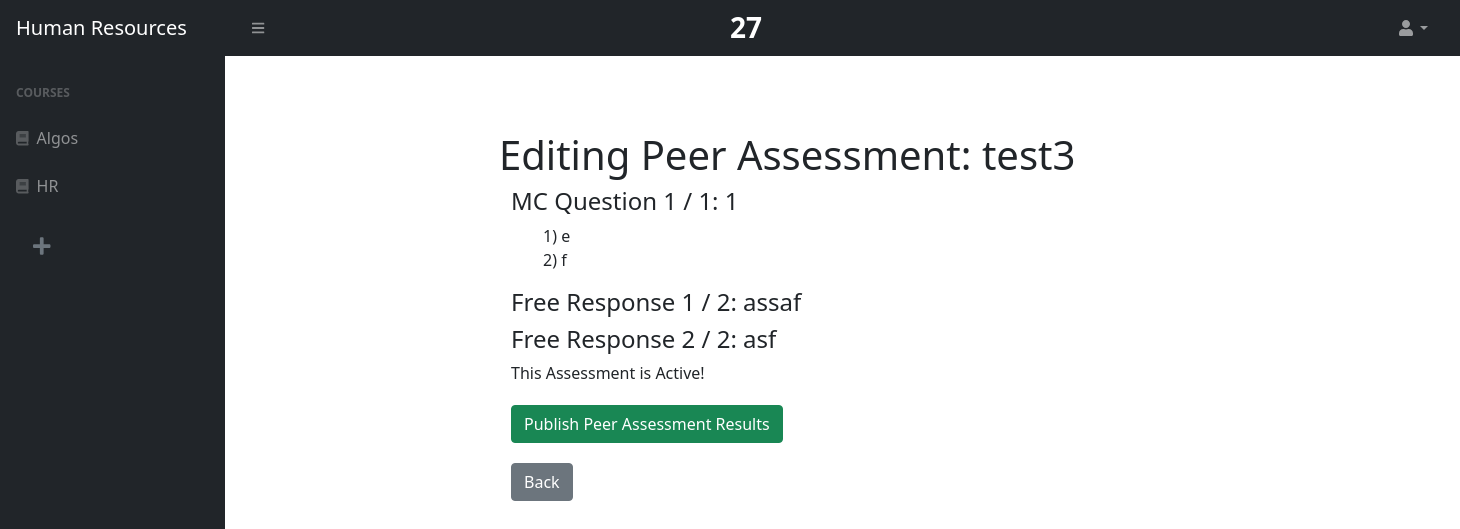
Page /57/27/edit_assessment/ (signed in) on the committed database.
### courses/models.py (models this page shows)
class Course(models.Model):
	SEMESTERS = (
		('FALL', 'Fall'),
		('SPRING', 'Spring'),
		('SUMMER', 'Summer'),
		('WINTER', 'Winter')
	)
	name = models.CharField(max_length=120, blank=False)
	semester 	= models.CharField(max_length=10, choices=SEMESTERS)
	year 		= models.DecimalField(max_digits=5,decimal_places=0, blank=False)
	code 		= models.CharField(max_length=30, blank=False)
	course_id 	= models.AutoField(primary_key=True)
	professor = models.EmailField(max_length=120)

### assessments/models.py (models this page shows)
class PeerAssessment(models.Model):
    title = models.CharField(max_length=64)
    is_active = models.BooleanField(default=False)
    creator = models.ForeignKey(User, on_delete=models.CASCADE,default=None)
    creation_date = models.DateTimeField(default=timezone.now)
    end_date = models.DateTimeField(default=get_week_ahead)
    course_id = models.IntegerField()
    is_published = models.BooleanField(default=False)

class Question(models.Model):
    peer_assessment = models.ForeignKey(PeerAssessment, on_delete=models.CASCADE)
    question = models.CharField(max_length=256)

class Option(models.Model):
    question = models.ForeignKey(Question, on_delete=models.CASCADE)
    option_text = models.CharField(max_length=256)
    value = models.IntegerField()

class FreeResponse(models.Model):
    peer_assessment = models.ForeignKey(PeerAssessment, on_delete=models.CASCADE, default=None)
    response = models.CharField(max_length=256)

### assessments/views.py (the view)
# urls.py: path("<int:pk>/<int:course_pk>/edit_assessment/", assessment_views.edit_assessment, name="edit_assessment"),
@login_required
def edit_assessment(request, pk, course_pk):
    try:
        peer_assessment = PeerAssessment.objects.prefetch_related("question_set__option_set").get(
            pk=pk, creator=request.user
        )
    except PeerAssessment.DoesNotExist:
        print("Doesnt exist")
        raise Http404()
    try:
        peer_assessment2 = PeerAssessment.objects.prefetch_related("freeresponse_set").get(
            pk=pk, creator=request.user
        )
    except PeerAssessment.DoesNotExist:
        raise Http404()
    questions = peer_assessment.question_set.all()
    frees = peer_assessment2.freeresponse_set.all()
    data = {
            "course_list": get_user_registrations(request),
            "invitations": get_user_invitations(request),
            "current_course_name": Course.objects.get(course_id=course_pk).name,
            "peer_assessment": peer_assessment,
            "questions": questions,
            "current_course": course_pk,
            "frees":frees,
            "course_pk": course_pk
        }
    if request.method == "POST":
        if 'publish_results' in request.POST:
            peer_assessment.is_published = True
            peer_assessment.save()
            emails = []
            registrations= Registration.objects.filter(course_id = course_pk)
            for r in registrations:
                emails.append(r.student)
            print(emails)
            print("RESULTS PUBLISHED")
            registered = Registration.objects.filter(course_id = data['current_course'])
            emails = []
            for r in registered:
                emails.append(r.student)
            if emails is None or len(emails) == 0:
                return render(request, "assessments/assessment_results.html", data)
            results_published_email(request, emails, data['current_course_name'])
            return redirect("home")
        if 'activate_assessment' in request.POST:
            registered = Registration.objects.filter(course_id = data['course_pk'])
            emails = []
            for r in registered:
                emails.append(r.student)
            if emails is None or len(emails) == 0:
                return render(request, "assessments/create_assessment.html", data)
            assessment_release_email(request, emails, data['current_course_name'])
            print("ACTIVATED ASSESSMENTS")
            peer_assessment.is_active = True
            peer_assessment.save()
            course = Course.objects.get(course_id=peer_assessment.course_id)
            registrations = Registration.objects.filter(course_id=course.course_id)
            student_emails = [o.student for o in registrations]
            return redirect("home")
        else:
            print("here")
            return HttpResponse()
    else:
        return render(request, "assessments/edit_assessment.html", data)

### assessments/views.py (called while the page is built)
def get_user_registrations(request):
    if request.user.is_staff:
        registrations = Course.objects.filter(professor=request.user.email)
    else:
        registrations = Registration.objects.filter(student=request.user.email)
    return registrations

def get_user_invitations(request):
    invitations = []
    if not request.user.is_staff:
        invitations = Invitation.objects.filter(student=request.user.email)
    return invitations

### assessments/templates/assessments/edit_assessment.html (shortened to what this page needs)
{% extends "users/home.html" %}
{% load static %}
{% load crispy_forms_tags %}
{% block course_header %}
<div class="col">
    <h1 style="font-size: 1.75rem;" style="align-items:center" class="navbar-brand d-md-inline-block ms-auto">
        <strong>{{current_course}}</strong></h1>
</div>
<ul class="navbar-nav ms-auto ms-md-0 me-3 me-lg-4">
    <li class="nav-item dropdown">
        <a class="nav-link dropdown-toggle" id="navbarDropdown" href="#" role="button" data-bs-toggle="dropdown"
            aria-expanded="false"><i class="fas fa-user fa-fw"></i></a>
    </li>
</ul>
{% endblock %}
{% block core_content %}
<div style="margin-left: 250px; margin-top: 75px;" class="container-fluid px-4">
    <h1 class="ui header">Editing Peer Assessment: {{peer_assessment.title}}</h1>
    <div class="ui container left aligned">
        {% for question in questions %}
        <div class="ui basic padded segment">
            <h4 class="ui header">
                MC Question {{ forloop.counter }} / {{ questions|length }}: {{ question.question }}
            </h4>
            <ul style="list-style-type: none;">
                {% for option in question.option_set.all %}
                <li>
                    {{ forloop.counter }}) {{option.option_text}}
                </li>
                {% endfor %}
            </ul>
        </div>
        {% endfor %}
        {% for free in frees %}
        <div class="ui basic padded segment">
            <h4 class="ui header">
                Free Response {{ forloop.counter }} / {{ frees|length }}: {{ free.response }}
            </h4>
        </div>
        {% endfor %}
        {% if not peer_assessment.is_active %}
        <a class="btn btn-primary" href="{% url 'create_question' peer_assessment.pk course_pk%}">
            Add a question
        </a>
        <a class="btn btn-primary" href="{% url 'create_free_response' peer_assessment.pk course_pk%}">
            Add a free response
        </a>
        <div style="margin-bottom: 20px;" class="ui divider"></div>
        <form style="display: inline-block;" method="post">
            {% csrf_token %}
            <button type="submit" name="activate_assessment" class="btn btn-success">Activate Peer Assessment</button>
        </form>
        {% else %}
        This Assessment is Active!
        {% if peer_assessment.is_published %}
        Results have been published!
        {% else %}
        <form style="display: inline-block;" method="post">
            <button type="submit" name="publish_results" class="btn btn-success">Publish Peer Assessment Results</button>
        </form>
        {% endif %}
        {% endif %}
        <a class="btn btn-secondary" href="{% url 'assessments_list' course_pk %}">
            Back
        </a>
    </div>
</div>
{% endblock %}

### users/templates/users/home.html (shortened to what this page needs)
{% load static %}
{% load crispy_forms_tags %}
<!DOCTYPE html>
<html lang="en">
    <head>
        <link rel="stylesheet"  href="{%  static  'css/styles.css'  %}">
        <link href="https://cdn.jsdelivr.net/npm/simple-datatables@latest/dist/style.css" rel="stylesheet" />
    </head>
    <body class="sb-nav-fixed">
        <nav class="sb-topnav navbar navbar-expand navbar-dark bg-dark">
            <div class="col-2">
                <a class="navbar-brand ps-3" href="/">Human Resources</a>
            </div>
            <div class="col-4">
                <button class="btn btn-link btn-sm order-1 order-lg-0 me-4 me-lg-0" id="sidebarToggle" href="#!"><i class="fas fa-bars"></i></button>
            </div>
            {% block course_header %}{% endblock %}
        </nav>
        <div id="layoutSidenav">
            <div id="layoutSidenav_nav">
                <nav class="sb-sidenav accordion sb-sidenav-dark" id="sidenavAccordion">
                    <div class="sb-sidenav-menu">
                        <div class="nav">
                            <div class="sb-sidenav-menu-heading">Courses</div>
                            {% for course in course_list %}
                            <a class="nav-link" href="{% url 'assessments_list' course.course_id %}">
                                <div class="sb-nav-link-icon"><i class="fas fa-solid fa-book"></i></div>
                                {{ course.name }}
                            </a>
                            {% empty %}
                            <div style="margin-left:5%">No courses for this user</div>
                            {% endfor %}
                            {% if user.is_staff%}
                            <a class = "nav-link" href="{% url 'create_course' %}">
                                <button class="btn btn-transparent btn-lg">
                                    <i style="color:#6c757d" class="fas fa-solid fa-plus"></i>
                                </button>
                            </a>
                            {% endif %}
                        </div>
                    </div>
                </nav>
            </div>
            <div id="layoutSidenav_content">
                <main>
                    {% block core_content %}{% endblock %}
                </main>
            </div>
        </div>
    </body>
</html>

### rows in the picture
Course: name "Algos"
Course: name "HR"
PeerAssessment: title "test3"
Question: questions "1", question "1"
Option: option_text "e"
Option: option_text "f"
FreeResponse: frees "2", response "assaf"
FreeResponse: frees "2", response "asf"

### other values in the picture
{{ current_course }} "27"
